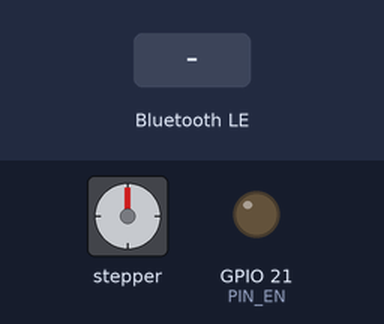
Recording of a sketch running on a simulated ESP32. On the bench: stepper motor, output pins drawn as LEDs (lit = HIGH). The test bench sets the inputs (shaded band). Nothing arrives over Bluetooth unless stated; a phone connects over Bluetooth LE 3 s after start; stepper angles assume 200 steps per turn; what the sketch prints to the serial monitor is not drawn.

Above: at 1.2 s.
1.3 s: Bluetooth LE write "R" received
At 1.45 s:
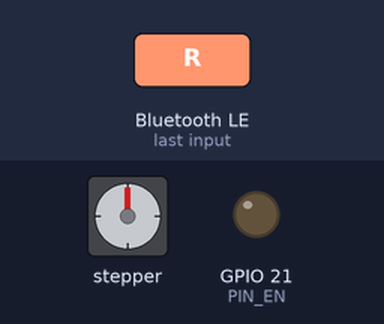
At 2.8 s:
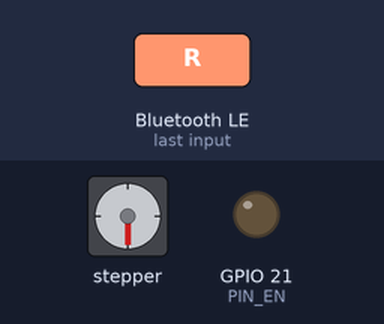
3.1 s: Bluetooth LE write "R" received
At 3.25 s:
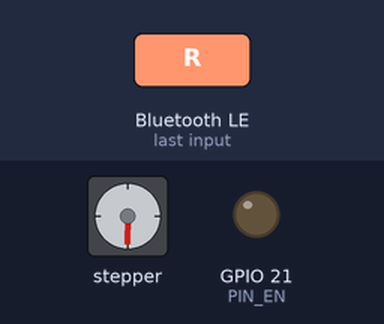
Timing chart, 0 to 6.1 s (numbered marks = the images above; inputs shaded):
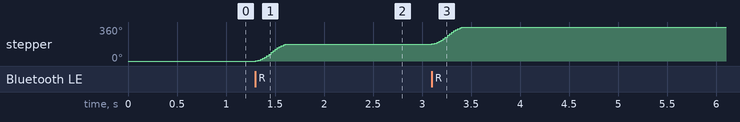

Measured:
- after the input at 1.3 s, stepper: turns 180° clockwise in 0.32 s, starting at once
- after the input at 3.1 s, stepper: turns 180° clockwise in 0.32 s, starting at once

The sketch:

stepper_bt1.ino
```cpp
#include <Arduino.h>
#include <AccelStepper.h>
#include <BLEDevice.h>
#include <BLEServer.h>
#include <BLEUtils.h>
#include <BLE2902.h>

// ============================================================================
// HARDWARE PINOUT
// ============================================================================
constexpr uint8_t PIN_EN   = 21;
constexpr uint8_t PIN_DIR  = 22;
constexpr uint8_t PIN_PUL  = 23;

// Interface type 1 = External Driver (PUL/DIR pins)
AccelStepper stepper(AccelStepper::DRIVER, PIN_PUL, PIN_DIR);

// ============================================================================
// BLE CONFIGURATION (Nordic UART Service)
// ============================================================================
#define SERVICE_UUID           "6E400001-B5A3-F393-E0A9-E50E24DCCA9E"
#define CHARACTERISTIC_UUID_RX "6E400002-B5A3-F393-E0A9-E50E24DCCA9E"
#define CHARACTERISTIC_UUID_TX "6E400003-B5A3-F393-E0A9-E50E24DCCA9E"

BLEServer *pServer = nullptr;
BLECharacteristic *pTxCharacteristic = nullptr;

bool deviceConnected = false;
volatile bool shouldStep = false;

// Microsteps to turn each time 'R' is received (use negative to invert direction)
const long STEPS_INCREMENT = 100;

// ============================================================================
// BLE CALLBACKS
// ============================================================================
class ServerCallbacks : public BLEServerCallbacks {
  void onConnect(BLEServer* pServer) override {
    deviceConnected = true;
  }
  void onDisconnect(BLEServer* pServer) override {
    deviceConnected = false;
    BLEDevice::startAdvertising(); // Allow phone to reconnect
  }
};

class RxCallbacks : public BLECharacteristicCallbacks {
  void onWrite(BLECharacteristic *pChar) override {
    String rxValue = pChar->getValue();
    if (rxValue.length() > 0) {
      char cmd = rxValue[0];

      // 'R' received from phone to trigger a step
      if (cmd == 'R' && !shouldStep) {
        stepper.move(STEPS_INCREMENT);
        shouldStep = true;
      }
    }
  }
};

void setup() {
  Serial.begin(115200);

  // Enable Pin (Active LOW on most drivers like A4988 / TB6600)
  pinMode(PIN_EN, OUTPUT);
  digitalWrite(PIN_EN, LOW);

  // Stepper motion configuration
  stepper.setMaxSpeed(2000.0);
  stepper.setAcceleration(4000.0);

  // Initialize BLE
  BLEDevice::init("ESP32C6_Stepper");
  pServer = BLEDevice::createServer();
  pServer->setCallbacks(new ServerCallbacks());

  BLEService *pService = pServer->createService(SERVICE_UUID);

  // TX Characteristic (Notifies phone when step finishes)
  pTxCharacteristic = pService->createCharacteristic(
                        CHARACTERISTIC_UUID_TX,
                        BLECharacteristic::PROPERTY_NOTIFY
                      );
  pTxCharacteristic->addDescriptor(new BLE2902());

  // RX Characteristic (Receives commands from phone)
  BLECharacteristic *pRxCharacteristic = pService->createCharacteristic(
                                           CHARACTERISTIC_UUID_RX,
                                           BLECharacteristic::PROPERTY_WRITE
                                         );
  pRxCharacteristic->setCallbacks(new RxCallbacks());

  pService->start();
  BLEDevice::startAdvertising();

  Serial.println("[+] BLE Stepper Controller Initialized.");
}

void loop() {
  // Drive the stepper smoothly with AccelStepper
  if (stepper.distanceToGo() != 0) {
    stepper.run();
  } else if (shouldStep) {
    // Stepping finished: notify the Pixel 6a to capture the next frame
    shouldStep = false;

    if (deviceConnected && pTxCharacteristic != nullptr) {
      uint8_t ack[] = {'D', 'O', 'N', 'E', '\n'};
      pTxCharacteristic->setValue(ack, 5);
      pTxCharacteristic->notify();
    }
  }
}
```
